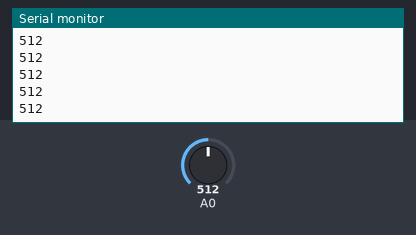
This sketch was run on a simulated Arduino Uno, built with avr-gcc and run on an emulated ATmega328P. On the bench: the last lines printed to the serial monitor. The test bench sets the inputs (shaded band); at power-on: A0 = 512.

Above: at 1.2 s.
1.3 s: A0 set to 716
At 1.31 s:
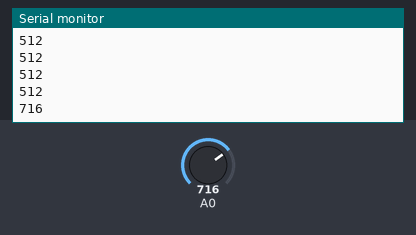
2.8 s: A0 set to 900
At 2.81 s:
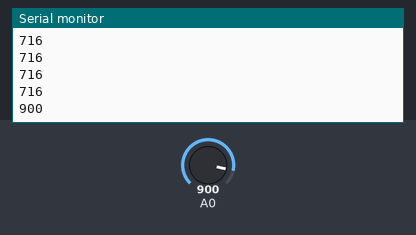
Timing chart, 0 to 5.8 s (numbered marks = the images above; inputs shaded):
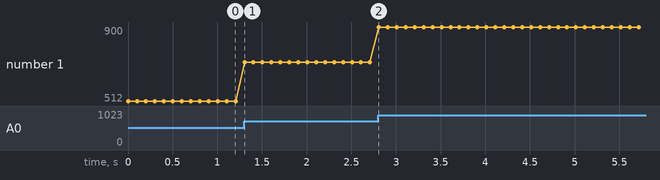

Measured:
- after the input at 1.3 s, the serial monitor: prints a new line at once (image 1)
- after the input at 2.8 s, the serial monitor: prints a new line at once (image 2)
- plotted number 1: 512 → 716 after the input at 1.3 s, 716 → 900 after the input at 2.8 s

The sketch:

EX5-3.ino
```cpp
#include <SoftwareSerial.h>
#include <Wire.h>
SoftwareSerial I2CBT(10, 11);
byte serialA;

void setup() {
  //define pin modes for tx,rx pin
  Serial.begin(9600);
  I2CBT.begin(9600);
}

void loop () {
  byte Data[2];
  byte cmmd[20];
  int insize;
  int i = analogRead(A0); //讀取A0腳位狀態，也就是電位計
  serialA = I2CBT.read();
  Data[0] = 'a';
  Data[1] = i / 256;
  Data[2] = i % 256;
  Serial.println(i);
  if (serialA == 49) {
    for (int j = 0; j < 3; j++)
      I2CBT.write(Data[j]);
    serialA = 0;
  }
  delay(100);
}
```
